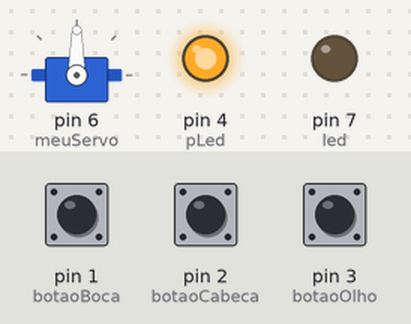
A sketch run on a simulated Arduino Uno, built with avr-gcc and run on an emulated ATmega328P. Shown: servo, output pins drawn as LEDs (lit = HIGH). Inputs (shaded band) come from the test bench; at power-on: pin 1 (botaoBoca) HIGH, pin 2 (botaoCabeca) HIGH, pin 3 (botaoOlho) HIGH.

Above: at 3.9 s.
7.0 s: pin 1 (botaoBoca) pulled LOW for 3 s
14.8 s: pin 2 (botaoCabeca) pulled LOW for 3 s
At 17.4 s:
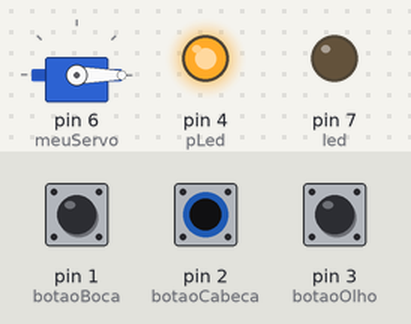
19.3 s: pin 3 (botaoOlho) pulled LOW for 3 s
At 24.2 s:
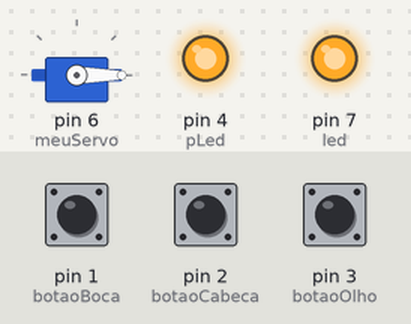
29.2 s: pin 2 (botaoCabeca) pulled LOW for 3 s
At 32.4 s:
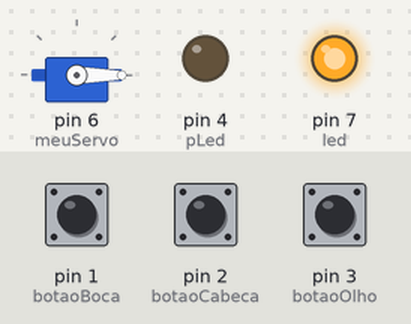
Timing chart, 0 to 34.7 s (numbered marks = the images above; inputs shaded):
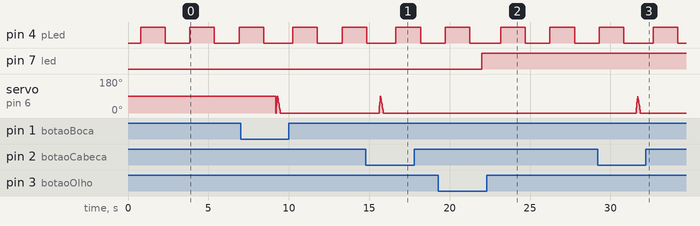

The sketch:

4._Robo_Servo_Boca_Cabeca_Olho_Propulsor.ino
```cpp
////////////////////////////////////////////////////////////////////PARTE 01//////////////////////////////////////////////////////////
///// O que será necessário usar - Variáveis - Portas - Itens - Bibliotecas

//Adicionando Biblioteca do Servo Motor
#include <Servo.h>

//Chamando configuração do Servo com nome meuServo
Servo meuServo;

//Declarando porta 1 para o botão da boca
int botaoBoca = 1;

//Declarando porta 2 para o botão da cebça
int botaoCabeca = 2;

//Declarando porta 3 para o botão da cabeça
int botaoOlho = 3;
int led = 7; //led dos olhos
bool estadoLed = 0; // 0 = APAGADO | 1 = LIGADO

//Declarando propulsor
int pLed = 4;


////////////////////////////////////////////////////////////////////PARTE 02//////////////////////////////////////////////////////////
///// Setup - Fixo - Programa ler apenas uma vez.

void setup()
{
  pinMode(botaoBoca, INPUT_PULLUP); // define o botão como entrada de dados para a abrir a boca
  pinMode(botaoCabeca, INPUT_PULLUP); // define o botão como entrada de dados para a mexer a cabeca
  pinMode(botaoOlho, INPUT_PULLUP); // define o botão como entrada de dados para ascender os olhos
  pinMode(led, OUTPUT); //define que o led será utilizado para ascender ou apagar
  pinMode(pLed,OUTPUT); //define que o led será utilizado para ascender ou apagar
}


////////////////////////////////////////////////////////////////////PARTE 03//////////////////////////////////////////////////////////
///// O CÉREBRO DO ROBÔ - O QUE ELE VAI PENSAR - SERÁ EXECUTADO SEMPRE ELE ESTIVER LIGADO

void loop() //Repetição
{
  //MANDAR MEXER A BOCA PELO SERVO
  meuServo.attach(5); //Servo na porta 5
  if(digitalRead(botaoBoca) == LOW) //Quando o botão da boca for pressionado
  {
    for(int angulo=0; angulo<=90; angulo++) // Aumenta o angulo do servo ate chegar em 90 graus
    {
      meuServo.write(angulo);
      delay(01);
    }
    for(int angulo=90; angulo>=0; angulo--)// Diminui o angulo do servo
    {
      meuServo.write(angulo);
      delay(02);
    }
  }
  meuServo.detach();


//MANDAR MEXER A CABEÇA PELO SERVO
  meuServo.attach(6); //Servo na porta 6
  if(digitalRead(botaoCabeca) == LOW) //Quando o botão da cabeca for pressionado
  {
    for(int angulo=0; angulo<=90; angulo++) // Aumenta o angulo do servo ate chegar em 180 graus
    {
      meuServo.write(angulo);
      delay(01);
    }

    for(int angulo=90; angulo>=0; angulo--)// Diminui o angulo do servo
    {
      meuServo.write(angulo);
      delay(02);
    }
  }
  meuServo.detach();


//MANDA ASCENDER OU APAGAR OS OLHOS
if(digitalRead(botaoOlho) == LOW) // Se o botão for pressionado
  {
    estadoLed = !estadoLed; // troca o estado do LED para acesso ou apagado
    digitalWrite(led, estadoLed);
    while(digitalRead(botaoOlho) == LOW);
    delay(100);
  }


//MANDA PROPULSOR ASCENDER E APAGAR AUTOMATICAMENTE
acendeBrilho(5);
apagaBrilho(5);
}

void acendeBrilho(int increamento){
  // muda o brilho pelo loop for
  for (byte value = 0 ; value < 255; value+=increamento){
    // controla o brilho no pino do LED
    analogWrite(pLed, value);
    delay(30);
  }
}

void apagaBrilho(int decreamento){
  // muda o brilho pelo loop for
  for (byte value = 255; value >0; value-=decreamento){
    // controla o brilho no pino do LED
    analogWrite(pLed, value);
    delay(30);
  }
}
```

Measured:
- after the input at 14.8 s, servo on pin 6 (meuServo): rises from 0° to 88° in 0.08 s, then falls to 0° in 0.18 s
- after the input at 19.3 s, pin 7 (led): LOW → HIGH after 2.7 s
- after the input at 29.2 s, servo on pin 6 (meuServo): rises from 0° to 88° in 0.08 s, then falls to 0° in 0.18 s
